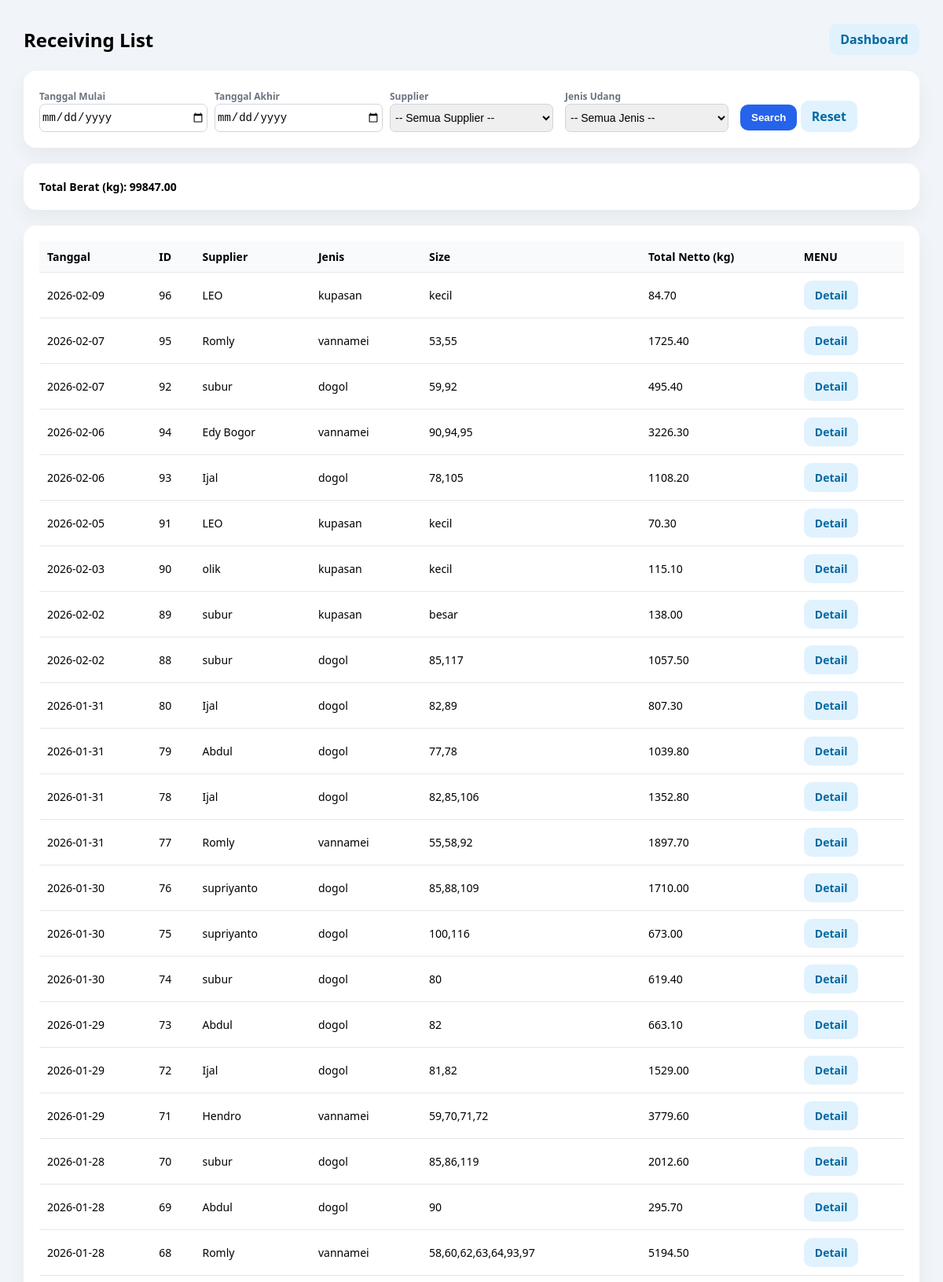
Screenshot of /receiving/list (signed in, upper part) with the database file from the repository.
### tables this page shows
CREATE TABLE receiving_header (
            id INTEGER PRIMARY KEY AUTOINCREMENT,
            tanggal TEXT NOT NULL,
            supplier TEXT NOT NULL,
            jenis TEXT,
            fiber REAL,
            created_at TEXT DEFAULT (datetime('now','localtime'))
        , is_test INTEGER DEFAULT 0);

### app.py (the view)
@app.route("/receiving/list")
def receiving_list():
    if not require_login():
        return redirect(url_for("login"))
    start = (request.args.get("start") or "").strip()
    end = (request.args.get("end") or "").strip()
    supplier_q = (request.args.get("supplier") or "").strip()
    jenis_q = (request.args.get("jenis") or "").strip().lower()  # 🔥 INI
    where = []
    params = []
    if start and end:
        where.append("h.tanggal BETWEEN ? AND ?")
        params.extend([start, end])
    elif start:
        where.append("h.tanggal >= ?")
        params.append(start)
    elif end:
        where.append("h.tanggal <= ?")
        params.append(end)
    if supplier_q:
        where.append("LOWER(h.supplier) LIKE ?")
        params.append(f"%{supplier_q.lower()}%")
    if jenis_q:
        where.append("LOWER(TRIM(h.jenis)) = ?")
        params.append(jenis_q)
    where_sql = ("WHERE " + " AND ".join(where)) if where else ""
    conn = get_conn()
    rows = conn.execute(f"""
        SELECT
            h.id,
            h.tanggal,
            h.supplier,
            h.jenis,
            h.fiber,
            COALESCE(SUM(COALESCE(p.netto, 0)), 0) AS total_netto,
            COUNT(p.id) AS jml_partai,
            CASE
            WHEN LOWER(h.jenis) = 'kupasan'
            THEN GROUP_CONCAT(DISTINCT p.kategori_kupasan)
            ELSE GROUP_CONCAT(DISTINCT COALESCE(p.round_size, p.size))
            END AS size_display
        FROM receiving_header h
        LEFT JOIN receiving_partai p ON p.header_id = h.id
        {where_sql}
        GROUP BY h.id
        ORDER BY h.tanggal DESC, h.id DESC

    """, params).fetchall()
    total_berat = sum([(r["total_netto"] or 0) for r in rows])
    conn.close()
    return render_template(
        "receiving_list.html",
        rows=[dict(r) for r in rows],
        start=start,
        end=end,
        supplier=supplier_q,
        jenis=jenis_q,     # 🔥 PENTING
        total_berat=total_berat
    )

### app.py (called while the page is built)
def require_login() -> bool:
    return bool(session.get("user"))

### db.py (called while the page is built)
def get_conn():
    conn = sqlite3.connect(DB_PATH, timeout=30)
    conn.row_factory = sqlite3.Row
    conn.execute("PRAGMA foreign_keys = ON;")
    conn.execute("PRAGMA journal_mode = WAL;")
    conn.execute("PRAGMA busy_timeout = 30000;")
    return conn

### templates/receiving_list.html (shortened to what this page needs)
<!doctype html>
<html lang="id">
<head>
</head>
<body>
<div class="container">
  <div class="header">
    <h2>Receiving List</h2>
    <a class="btn btn-secondary" href="/dashboard">Dashboard</a>
  </div>
  <div class="card">
    <form method="get" action="/receiving/list">
      <div class="form-grid">
        <div>
          <label>Tanggal Mulai</label>
          <input type="date" name="start" value="{{ start or '' }}">
        </div>
        <div>
          <label>Tanggal Akhir</label>
          <input type="date" name="end" value="{{ end or '' }}">
        </div>
        <div>
          <label>Supplier</label>
          <select name="supplier" id="supplier">
            <option value="">-- Semua Supplier --</option>
          </select>
        </div>
        <div>
          <label>Jenis Udang</label>
          <select name="jenis" id="jenis">
            <option value="">-- Semua Jenis --</option>
          </select>
        </div>
        <div>
          <button type="submit" class="btn btn-primary">Search</button>
          <a href="/receiving/list" class="btn btn-secondary">Reset</a>
        </div>
      </div>
    </form>
  </div>
  <div class="card summary">
    Total Berat (kg): {{ "%.2f"|format(total_berat or 0) }}
  </div>
  <div class="card">
    <table>
      <thead>
        <tr>
          <th>Tanggal</th>
          <th>ID</th>
          <th>Supplier</th>
          <th>Jenis</th>
          <th>Size</th>
          <th>Total Netto (kg)</th>
          <th>MENU</th>
        </tr>
      </thead>
      <tbody>
        {% for r in rows %}
        <tr>
          <td>{{ r.tanggal }}</td>
          <td>{{ r.id }}</td>
          <td>{{ r.supplier }}</td>
          <td>{{ r["jenis"] or "-" }}</td>
          <td>{{ r["size_display"] or "-" }}</td>
          <td>{{ "%.2f"|format(r["total_netto"] or 0) }}</td>
          <td>
            <div class="actions">
              <a class="btn btn-secondary" href="/receiving/{{ r.id }}">Detail</a>
            </div>
          </td>
        </tr>
        {% endfor %}
      </tbody>
    </table>
  </div>
</div>
</body>
</html>

### templates/receiving_list.html (style rules this page uses)
body { font-family: 'Segoe UI', Arial, sans-serif; background: #f1f5f9; margin: 0; padding: 30px; }
.container { max-width: 1200px; margin: auto; }
.header { display:flex; justify-content:space-between; align-items:center; margin-bottom:20px; }
h2 { margin:0; }
.card { background:white; border-radius:16px; padding:20px; box-shadow: 0 10px 25px rgba(0,0,0,0.05); margin-bottom:20px; }
.form-grid { display:grid; grid-template-columns: repeat(auto-fit, minmax(180px,1fr)); gap:15px; align-items:end; }
label { font-size:12px; color:#6b7280; font-weight:600; }
input, select { width:100%; padding:8px 2px; border-radius:7px; border:1px solid #d1d5db; font-size:14px; }
.btn { padding:9px 14px; border-radius:10px; border:none; font-weight:600; cursor:pointer; text-decoration:none; display:inline-block; }
.btn-primary { background:#2563eb; color:white; }
.btn-secondary { background:#e0f2fe; color:#0369a1; }
.summary { font-size:14px; font-weight:600; }
table { width:100%; border-collapse:collapse; }
thead { background:#f8fafc; }
th, td { padding:10px; border-bottom:1px solid #e5e7eb; font-size:14px; }
th { text-align:left; font-weight:600; }
.actions { display:flex; gap:8px; }

### rows the page displays
receiving_header: tanggal "2026-02-09", id "96", supplier "LEO", jenis "kupasan", r "kecil", r "84.70"
receiving_header: tanggal "2026-02-07", id "95", supplier "Romly", jenis "vannamei", r "53,55", r "1725.40"
receiving_header: tanggal "2026-02-07", id "92", supplier "subur", jenis "dogol", r "59,92", r "495.40"
receiving_header: tanggal "2026-02-06", id "94", supplier "Edy Bogor", jenis "vannamei", r "90,94,95", r "3226.30"
receiving_header: tanggal "2026-02-06", id "93", supplier "Ijal", jenis "dogol", r "78,105", r "1108.20"
receiving_header: tanggal "2026-02-05", id "91", supplier "LEO", jenis "kupasan", r "kecil", r "70.30"
receiving_header: tanggal "2026-02-03", id "90", supplier "olik", jenis "kupasan", r "kecil", r "115.10"
receiving_header: tanggal "2026-02-02", id "89", supplier "subur", jenis "kupasan", r "besar", r "138.00"
receiving_header: tanggal "2026-02-02", id "88", supplier "subur", jenis "dogol", r "85,117", r "1057.50"
receiving_header: tanggal "2026-01-31", id "80", supplier "Ijal", jenis "dogol", r "82,89", r "807.30"
receiving_header: tanggal "2026-01-31", id "79", supplier "Abdul", jenis "dogol", r "77,78", r "1039.80"
receiving_header: tanggal "2026-01-31", id "78", supplier "Ijal", jenis "dogol", r "82,85,106", r "1352.80"
receiving_header: tanggal "2026-01-31", id "77", supplier "Romly", jenis "vannamei", r "55,58,92", r "1897.70"
receiving_header: tanggal "2026-01-30", id "76", supplier "supriyanto", jenis "dogol", r "85,88,109", r "1710.00"
receiving_header: tanggal "2026-01-30", id "75", supplier "supriyanto", jenis "dogol", r "100,116", r "673.00"
receiving_header: tanggal "2026-01-30", id "74", supplier "subur", jenis "dogol", r "80", r "619.40"
receiving_header: tanggal "2026-01-29", id "73", supplier "Abdul", jenis "dogol", r "82", r "663.10"
receiving_header: tanggal "2026-01-29", id "72", supplier "Ijal", jenis "dogol", r "81,82", r "1529.00"
receiving_header: tanggal "2026-01-29", id "71", supplier "Hendro", jenis "vannamei", r "59,70,71,72", r "3779.60"
receiving_header: tanggal "2026-01-28", id "70", supplier "subur", jenis "dogol", r "85,86,119", r "2012.60"
receiving_header: tanggal "2026-01-28", id "69", supplier "Abdul", jenis "dogol", r "90", r "295.70"
receiving_header: tanggal "2026-01-28", id "68", supplier "Romly", jenis "vannamei", r "58,60,62,63,64,93,97", r "5194.50"

### other values shown
{{ "%.2f"|format(total_berat or 0) }} "99847.00"
